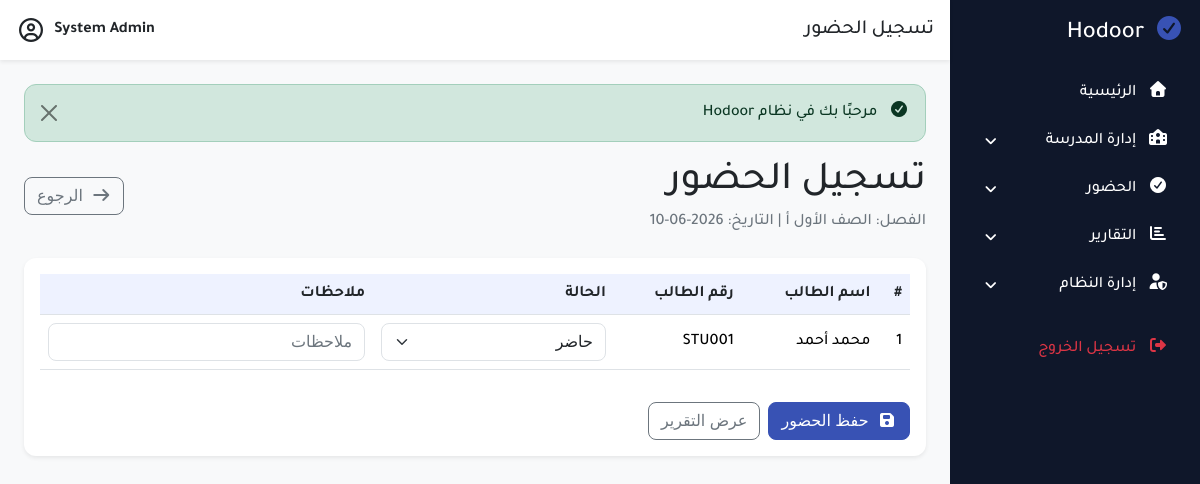
/modules/attendance/take.php?classroom_id=1&attendance_date=2026-06-10 (signed in), run on the app's committed database.
### tables this page shows
CREATE TABLE classrooms
(
    id         INT AUTO_INCREMENT PRIMARY KEY,
    class_name VARCHAR(100) NOT NULL,
    class_code VARCHAR(30) NULL,
    level_name VARCHAR(50) NULL,
    created_at TIMESTAMP DEFAULT CURRENT_TIMESTAMP
);

CREATE TABLE students
(
    id             INT AUTO_INCREMENT PRIMARY KEY,
    classroom_id   INT          NOT NULL,
    student_name   VARCHAR(150) NOT NULL,
    student_number VARCHAR(50) UNIQUE,
    gender         ENUM('male', 'female') DEFAULT 'male',
    birth_date     DATE NULL,
    phone          VARCHAR(20) NULL,
    parent_name    VARCHAR(150) NULL,
    parent_phone   VARCHAR(20) NULL,
    address        TEXT NULL,
    status         TINYINT(1) DEFAULT 1,
    created_at     TIMESTAMP DEFAULT CURRENT_TIMESTAMP,
    CONSTRAINT fk_students_classroom
        FOREIGN KEY (classroom_id) REFERENCES classrooms (id)
            ON DELETE CASCADE
);

### classes/clsClassroom.php (called while the page is built, shortened)
<?php
class clsClassroom
{
    private $conn;
    public function __construct($db)
    {
        $this->conn = $db;
    }
    private function fill($data)
    {
        $this->class_name = $data['class_name'] ?? null;
    }
    public function loadById($id)
    {
        $query = "SELECT * FROM classrooms WHERE id = :id LIMIT 1";
        $stmt = $this->conn->prepare($query);
        $stmt->execute([
            ':id' => (int)$id
        ]);
        $classroom = $stmt->fetch(PDO::FETCH_ASSOC);
        return true;
    }
}

### classes/clsHelper.php (called while the page is built, shortened)
<?php
class clsHelper
{
    public static function e($value)
    {
        return htmlspecialchars((string)$value, ENT_QUOTES, 'UTF-8');
    }
    public static function get($key, $default = null)
    {
        return isset($_GET[$key]) ? trim($_GET[$key]) : $default;
    }
}

### classes/clsPath.php (called while the page is built, shortened)
<?php
class clsPath
{
    private static $domain = "http://localhost/Hodoor/";
    public static function root()
    {
        return self::$domain;
    }
    public static function modules()
    {
        return self::root() . "modules/";
    }
    public static function attendance()
    {
        return self::modules() . "attendance/";
    }
}

### classes/clsStudent.php (called while the page is built, shortened)
<?php
class clsStudent
{
    private $conn;
    public function __construct($db)
    {
        $this->conn = $db;
    }
    public function getAllByClassroomId($classroom_id)
    {
        $query = "SELECT * FROM students WHERE classroom_id = :classroom_id ORDER BY id DESC";
        $stmt = $this->conn->prepare($query);
        $stmt->execute([
            ':classroom_id' => (int)$classroom_id
        ]);
        return $stmt->fetchAll(PDO::FETCH_ASSOC);
    }
}

### classes/clsSetting.php (called while the page is built, shortened)
<?php
class clsSetting
{
    private $conn;
    public function __construct($db)
    {
        $this->conn = $db;
    }
    public function get($key, $default = '')
    {
        $query = "SELECT setting_value FROM settings WHERE setting_key = :setting_key LIMIT 1";
        $stmt = $this->conn->prepare($query);
        $stmt->execute([
            ':setting_key' => $key
        ]);
        $row = $stmt->fetch(PDO::FETCH_ASSOC);
        return $row ? $row['setting_value'] : $default;
    }
    public function getAttendanceStatuses()
    {
        return [
            'present' => [
                'label' => 'حاضر',
                'active' => $this->get('enable_present', '1') == '1'
            ],
            'absent' => [
                'label' => 'غائب',
                'active' => $this->get('enable_absent', '1') == '1'
            ],
            'late' => [
                'label' => 'متأخر',
                'active' => $this->get('enable_late', '1') == '1'
            ],
            'excused' => [
                'label' => 'مستأذن',
                'active' => $this->get('enable_excused', '1') == '1'
            ],
        ];
    }
    public function getActiveAttendanceStatuses()
    {
        return array_filter($this->getAttendanceStatuses(), function ($status) {
            return $status['active'];
        });
    }
}

### classes/clsAttendance.php (called while the page is built, shortened)
<?php
class clsAttendance
{
    private $conn;
    public function __construct($db)
    {
        $this->conn = $db;
    }
    public function getStudentAttendanceOnDate($student_id, $attendance_date)
    {
        $query = "SELECT *
                  FROM attendance
                  WHERE student_id = :student_id
                    AND attendance_date = :attendance_date
                  LIMIT 1";
        $stmt = $this->conn->prepare($query);
        $stmt->execute([
            ':student_id' => (int)$student_id,
            ':attendance_date' => $attendance_date
        ]);
        return $stmt->fetch(PDO::FETCH_ASSOC);
    }
}

### modules/attendance/take.php (the view, shortened to what this page needs)
<?php
require_once '../../includes/app.php';
$classroom_id = clsHelper::get('classroom_id');
$attendance_date = clsHelper::get('attendance_date', date('Y-m-d'));
$classroom = new clsClassroom($conn);
if (!$classroom->loadById($classroom_id)) {
    clsHelper::setMessage('error', 'الفصل غير موجود');
    clsHelper::redirect(clsPath::attendance() . 'index.php');
}
$studentObj = new clsStudent($conn);
$students = $studentObj->getAllByClassroomId($classroom_id);
$attendanceObj = new clsAttendance($conn);
$settingObj = new clsSetting($conn);
$activeStatuses = $settingObj->getActiveAttendanceStatuses();
?>
<?php require_once '../../includes/header.php'; ?>
<?php require_once '../../includes/sidebar.php'; ?>
    <div class="main-content w-100">
        <?php require_once '../../includes/navbar.php'; ?>
        <div class="content p-4">
            <?php require_once '../../includes/alerts.php'; ?>
            <div class="d-flex justify-content-between align-items-center mb-4">
                <div>
                    <h1 class="mb-1">تسجيل الحضور</h1>
                    <p class="text-muted mb-0">
                        الفصل: <?= clsHelper::e($classroom->class_name); ?> |
                        التاريخ: <?= clsHelper::e($attendance_date); ?>
                    </p>
                </div>
                <a href="<?= clsPath::attendance(); ?>index.php" class="btn btn-outline-secondary">
                    <i class="fa fa-arrow-right me-1"></i>
                    الرجوع
                </a>
            </div>
            <?php if (!empty($students)): ?>
                <div class="card shadow-sm border-0">
                    <div class="card-body">
                        <form action="<?= clsPath::attendance(); ?>save.php" method="POST">
                            <div class="table-responsive">
                                <table class="table table-hover align-middle">
                                    <thead class="table-light">
                                    <tr>
                                        <th>#</th>
                                        <th>اسم الطالب</th>
                                        <th>رقم الطالب</th>
                                        <th>الحالة</th>
                                        <th>ملاحظات</th>
                                    </tr>
                                    </thead>
                                    <tbody>
                                    <?php foreach ($students as $index => $student): ?>
                                        <?php
                                        $existing = $attendanceObj->getStudentAttendanceOnDate($student['id'], $attendance_date);
                                        $currentStatus = $existing['status'] ?? array_key_first($activeStatuses);
                                        $currentNotes = $existing['notes'] ?? '';
                                        ?>
                                        <tr>
                                            <td><?= $index + 1; ?></td>
                                            <td>
                                                <?= clsHelper::e($student['student_name']); ?>
                                            </td>
                                            <td><?= clsHelper::e($student['student_number']); ?></td>
                                            <td style="min-width: 180px;">
                                                <select name="statuses[<?= $student['id']; ?>]" class="form-select">
                                                    <?php foreach ($activeStatuses as $statusKey => $statusData): ?>
                                                        <option value="<?= clsHelper::e($statusKey); ?>" <?= $currentStatus === $statusKey ? 'selected' : ''; ?>>
                                                            <?= clsHelper::e($statusData['label']); ?>
                                                        </option>
                                                    <?php endforeach; ?>
                                                </select>
                                            </td>
                                            <td>
                                                <input
                                                        type="text"
                                                        name="notes[<?= $student['id']; ?>]"
                                                        class="form-control"
                                                        value="<?= clsHelper::e($currentNotes); ?>"
                                                        placeholder="ملاحظات">
                                            </td>
                                        </tr>
                                    <?php endforeach; ?>
                                    </tbody>
                                </table>
                            </div>
                            <div class="mt-3 d-flex gap-2">
                                <button type="submit" class="btn btn-primary">
                                    <i class="fa fa-save me-1"></i>
                                    حفظ الحضور
                                </button>
                                <a href="<?= clsPath::attendance(); ?>daily.php?attendance_date=<?= urlencode($attendance_date); ?>&classroom_id=<?= urlencode($classroom_id); ?>"
                                   class="btn btn-outline-secondary">
                                    عرض التقرير
                                </a>
                            </div>
                        </form>
                    </div>
                </div>
            <?php else: ?>
                <div class="alert alert-info">لا يوجد طلاب في هذا الفصل حاليًا</div>
            <?php endif; ?>
        </div>
    </div>
<?php require_once '../../includes/footer.php'; ?>

### assets/css/dashboard.css (style rules this page uses)
.main-content { background: #f8f9fa; min-width: 0; }
.content { min-height: calc(100vh - 60px); }

### assets/css/mainColors.css (style rules this page uses)
:root { --main-color: #3852b4; --main-color-hover: #2f4599; --main-color-dark: #263a82; --main-color-light: #eef2ff; --secondary-color: #5e7ac4; --body-bg: #f8f9fa; --box-bg: #ffffff; --text-color: #212529; --text-muted: #6c757d; --white-color: #ffffff; --border-color: #dee2e6; --border-light: #edf0f5; --success-color: #198754; --danger-color: #dc3545; --warning-color: #ffc107; --info-color: #0dcaf0; --main-radius: 12px; --small-radius: 8px; --main-shadow: 0 6px 18px rgba(0, 0, 0, 0.08); --soft-shadow: 0 3px 10px rgba(0, 0, 0, 0.05); --focus-shadow: 0 0 0 0.25rem rgba(56, 82, 180, 0.25); }
body { background-color: var(--body-bg); color: var(--text-color); }
.text-muted { color: var(--text-muted) !important; }
.btn { border-radius: var(--small-radius); }
.btn-primary { color: var(--white-color) !important; background-color: var(--main-color) !important; border-color: var(--main-color) !important; }
.card { background-color: var(--box-bg); border-color: var(--border-color); border-radius: var(--main-radius); box-shadow: var(--soft-shadow); }
.form-control, .form-select { color: var(--text-color); background-color: var(--box-bg); border-color: var(--border-color); border-radius: var(--small-radius); }
.form-control::placeholder { color: var(--text-muted); }
.table { color: var(--text-color); }
.table th, .table td { border-color: var(--border-color); }
.table thead th { background-color: var(--main-color-light); color: var(--text-color); }

### data on the page
classrooms: class_name "الصف الأول أ"
students: student_name "محمد أحمد", student_number "STU001", id "حاضر"

### other printed values
clsHelper::e($title ?? '') "تسجيل الحضور"
clsHelper::e($success) "مرحبًا بك في نظام Hodoor"
clsHelper::e($attendance_date) "2026-06-10"
